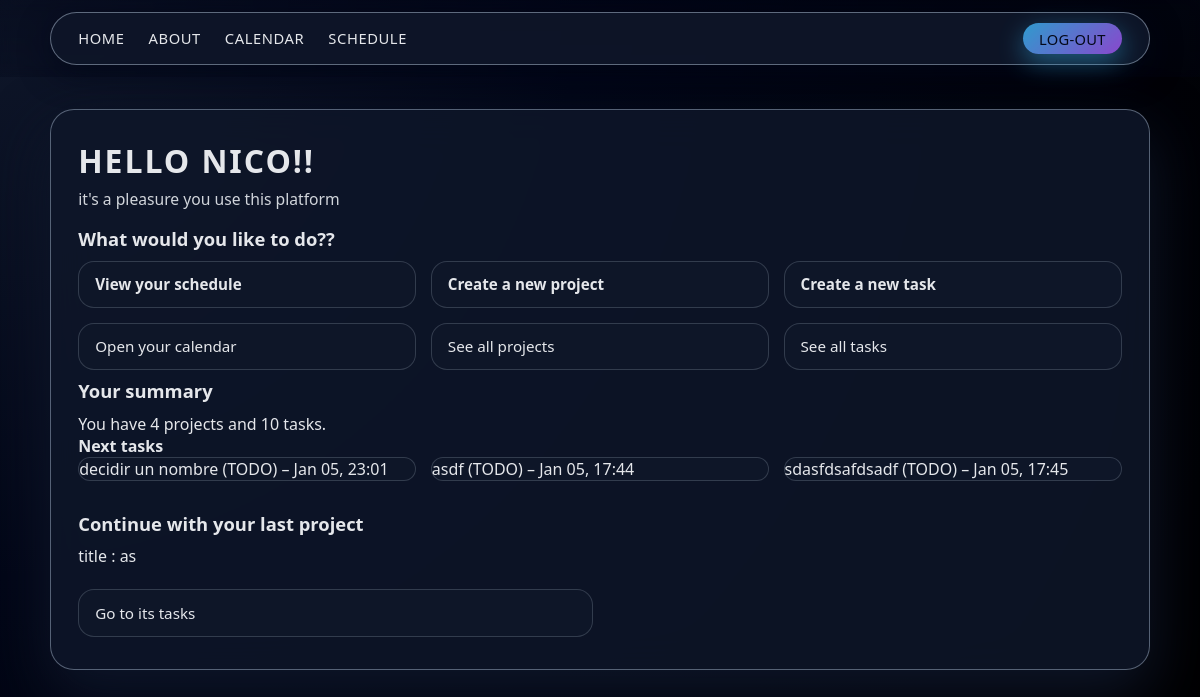
Screenshot of /home/ (signed in) with the database file from the repository.
### myapp/models/tasks.py (models this page shows)
class Task(models.Model):
    title = models.CharField(max_length=200)
    description = models.TextField()
    status = models.CharField(max_length=50)
    due_date = models.DateTimeField(auto_now=True)
    done = models.BooleanField(default=False)
    project = models.ForeignKey(Project, on_delete=models.CASCADE)
    def __str__(self):
        return self.title+' - '+self.project.title

### myapp/models/projects.py (models this page shows)
class Project(models.Model):
    title = models.CharField(max_length=200)
    description = models.TextField()
    done = models.BooleanField(default=False)
    created_at = models.DateTimeField(auto_now_add=True)
    date = models.DateField(default=timezone.now)
    updated_at = models.DateTimeField(auto_now=True)
    profile = models.ForeignKey(Profile, on_delete=models.CASCADE)
    def __str__(self):
        return self.title

### myapp/views/core.py (the view)
# urls.py: path('home/',views.home, name="home"),
@login_required(login_url='sign_in')
def home(request):
    description = "Home, es donde puder visuializar ciertas opciones basicas y usarlas como atajos"
    og_title="Home - SchedulePy"
    og_description="Visualiza distintas opciones a realizar en SchedulePY."
    og_url=request.build_absolute_uri()
    og_image="https://schedulepy.nicowooow.site/static/images/logo.svg"
    user = request.user
    profile = Profile.objects.filter(user=user).first()
    projects_count = Project.objects.filter(profile=profile).count() if profile else 0
    tasks_count = Task.objects.filter(project__profile=profile).count() if profile else 0
    pending_tasks = Task.objects.filter(project__profile=profile, done=False)[:5] if profile else []
    last_project = Project.objects.filter(profile=profile).order_by("-created_at").first() if profile else None
    print(projects_count)
    print(tasks_count)
    print(pending_tasks)
    print(last_project)
    return render(request, "home.html", {
        "page_css": ["css/home.css"],
        "user": user,
        "projects_count": projects_count,
        "tasks_count": tasks_count,
        "pending_tasks": pending_tasks,
        "last_project": last_project,
        "og_title":og_title,
        "description":description,
        "og_description":og_description,
        "og_url":og_url,
        "og_image":og_image,
    })

### myapp/templates/home.html (shortened to what this page needs)
{% extends 'layouts/header.html' %} {% load static %}
{% block extra_css %}
  {% if page_css %}
    {% for css in page_css %}
      <link rel="stylesheet" href="{% static css %}" />
    {% endfor %}
  {% endif %}
{% endblock %}
{% block content %}
<main>
  <h1>Hello {{user.username}}!!</h1>
  <p>it's a pleasure you use this platform</p>
  <h3>What would you like to do??</h3>
  <ul>
    <li><a href="{% url 'schedule' %}"><b>View your schedule</b></a></li>
    <li><a href="{% url 'create_project' %}"><b>Create a new project</b></a></li>
    <li><a href="{% url 'create_task' %}"><b>Create a new task</b></a></li>
    <li><a href="{% url 'calendar' %}">Open your calendar</a></li>
    <li><a href="{% url 'project' %}">See all projects</a></li>
    <li><a href="{% url 'task' %}">See all tasks</a></li>
  </ul>
  <section>
  <h3>Your summary</h3>
  <p>You have {{ projects_count }} projects and {{ tasks_count }} tasks.</p>
  {% if pending_tasks %}
    <h4>Next tasks</h4>
    <ul>
      {% for task in pending_tasks %}
        <li>{{ task.title }} ({{ task.status }}) – {{ task.due_date|date:"M d, H:i" }}</li>
      {% endfor %}
    </ul>
  {% else %}
    <p>No pending tasks. Enjoy your free time!</p>
  {% endif %}
  <br>
  {% if last_project %}
  <h3>Continue with your last project</h3>
  <p> title : {{ last_project.title }}</p>
  <br>
  <ul>
    <li><a href="{% url 'task' %}">Go to its tasks</a></li>
  <ul>
  {% endif %}
</section>
</main>
{% endblock %}

### myapp/static/css/base.css (style rules this page uses)
:root { --color-bg-body: radial-gradient(circle at top left, #0f172a 0, #020617 40%, #000 100%); --color-text-main: #e5e7eb; --color-text-muted: #9ca3af; --color-text-soft: #d1d5db; --color-accent-blue: #38bdf8; --color-accent-purple: #a855f7; --color-accent-green: #22c55e; --color-accent-red: #f97373; --color-card-border: rgba(55, 65, 81, 0.9); --color-card-bg: rgba(15, 23, 42, 0.95); --color-glass-bg: rgba(15, 23, 42, 0.82); --color-glass-border: rgba(148, 163, 184, 0.55); --font-main: system-ui, -apple-system, BlinkMacSystemFont, "Segoe UI", sans-serif; --radius-pill: 999px; --radius-card-lg: 24px; --radius-card-md: 20px; --radius-card-sm: 16px; --radius-input: 12px; --shadow-strong: 0 24px 60px rgba(15, 23, 42, 0.95); --shadow-card: 0 14px 35px rgba(56, 189, 248, 0.7); --shadow-blue-soft: 0 14px 35px rgba(37, 99, 235, 0.5); --space-xs: 0.25rem; --space-sm: 0.5rem; --space-md: 0.75rem; --space-lg: 1rem; --space-xl: 1.5rem; --input-bg: rgba(15, 23, 42, 0.85); --input-border: rgba(148, 163, 184, 0.6); --input-focus-shadow: 0 0 0 1px rgba(56, 189, 248, 0.45), 0 0 20px rgba(56, 189, 248, 0.25); --button-gradient: linear-gradient(135deg, var(--color-accent-blue), var(--color-accent-purple)); --color-glass-bg-strong: rgba(15, 23, 42, 0.9); --color-glass-border-strong: rgba(148, 163, 184, 0.6); --shadow-sidebar: 0 22px 55px rgba(15, 23, 42, 0.9), 0 0 0 1px rgba(15, 23, 42, 0.9) inset; --shadow-blue-card: 0 14px 35px rgba(37, 99, 235, 0.5); --color-toggle-border: rgba(148, 163, 184, 0.7); --color-toggle-bg: rgba(15, 23, 42, 0.9); --color-toggle-hover-bg: rgba(37, 99, 235, 0.35); --color-error-text: #f97373; }
* { box-sizing: border-box; margin: 0; padding: 0; }
body { min-height: 100vh; font-family: var(--font-main); background: var(--color-bg-body); color: var(--color-text-main); }

### myapp/static/css/home.css (style rules this page uses)
main { max-width: 1100px; margin: 2rem auto 2.5rem; padding: 1.8rem 1.7rem 2rem; border-radius: var(--radius-card-lg); background: var(--input-bg); border: 1px solid var(--color-glass-border); box-shadow: var(--shadow-strong); backdrop-filter: blur(20px); }
main h1 { font-size: 2rem; margin-bottom: 0.4rem; letter-spacing: 0.06em; text-transform: uppercase; }
main > p { font-size: 0.98rem; color: var(--color-text-soft); margin-bottom: 1rem; }
main h3 { font-size: 1.15rem; margin-top: 0.5rem; margin-bottom: 0.6rem; }
main ul { list-style: none; margin: 0; padding: 0; display: grid; grid-template-columns: repeat(auto-fit, minmax(260px, 1fr)); gap: 0.9rem; }
main li { border-radius: var(--radius-card-sm); background: var(--color-card-bg); border: 1px solid var(--color-card-border); transition: background 0.18s ease, transform 0.1s ease, box-shadow 0.18s ease; }
main li a { display: block; width: 100%; height: 100%; padding: 0.8rem 1rem; text-decoration: none; font-size: 0.95rem; color: var(--color-text-main); }

### rows the page displays
Task: title "decidir un nombre", status "TODO", due_date "Jan 05, 23:01"
Task: title "asdf", status "TODO", due_date "Jan 05, 17:44"
Task: title "sdasfdsafdsadf", status "TODO", due_date "Jan 05, 17:45"
Project: title "as"

### other values shown
{{ user.username }} "NICO"
{{ projects_count }} "4"
{{ tasks_count }} "10"
